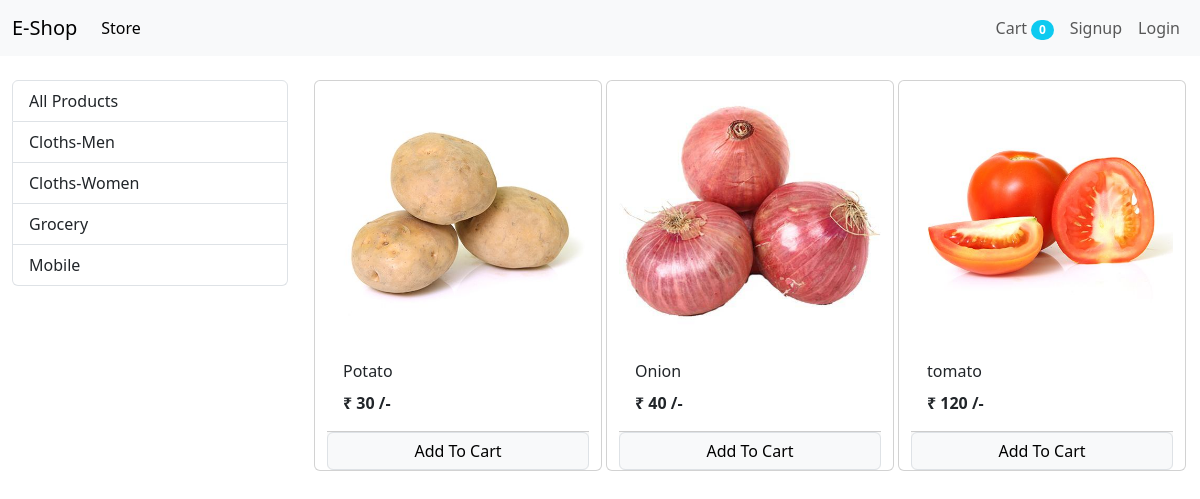
Screenshot of /?category=3 with the database file from the repository.
### store/models/category.py (models this page shows, shortened)
class Category(models.Model):
    name = models.CharField(max_length=20)
    @staticmethod
    def get_all_categories():
        return Category.objects.all()

### store/models/product.py (models this page shows, shortened)
class Product(models.Model):
    name = models.CharField(max_length=50)
    price = models.IntegerField(default=0)
    category =models.ForeignKey(Category ,on_delete=models.CASCADE , default=1)
    description = models.CharField(max_length=200 , default='')
    image = models.ImageField(upload_to='uploads/products/')
    @staticmethod
    def get_all_products_by_category_id(category_id):
        if(category_id):
            return Product.objects.filter(category = category_id)
        else:
            return Product.objects.all()

### store/views/home.py (the view, shortened to what this page needs)
# urls.py: path('' , Index.as_view() , name='homepage'),
class Index(View):
    def get(self , request):
        cart = request.session.get('cart')
        if not cart:
            request.session['cart'] = {}
        categories = Category.get_all_categories()
        category_id = request.GET.get('category')
        if category_id:
            product = Product.get_all_products_by_category_id(category_id)
        else:
            product = Product.get_all_product()
        data = {}
        data['products'] = product
        data['categories'] = categories
        print('you are ' , request.session.get('email'))
        return render(request , 'index.html' , data )

### store/templatetags/cart.py (called while the page is built)
@register.filter(name = "is_in_cart")
def is_in_cart(product,cart):
    keys = cart.keys()
    for id in keys:
        if int(id) == product.id :
            return True
    return False

### store/templatetags/custom_filter.py (called while the page is built)
@register.filter(name = "currency")
def currency(number):
    return "₹ "+str(number)

### store/templates/index.html (shortened to what this page needs)
{% extends 'base.html' %} {% block content %} {% load cart %} {% load custom_filter %}
<div class="container-fluid mt-4">
    <div class="row">
        <div class="col-lg-3 mx-auto">
            <div class="list-group">
                <a href="/" class="list-group-item list-group-item-action">All Products</a> {% for category in categories %}
                <a href="/?category={{category.id}}" class="list-group-item list-group-item-action">{{category.name}}</a> {% endfor %}
            </div>
        </div>
        <div id="products" class="col-lg-9 mx-auto">
            <div class="row mx-auto">
                {% for product in products%}
                <div class="card mx-auto mb-5" id="{{product.id}}" style="width: 18rem;">
                    <img src="{{product.image.url}}" class="card-img-top" alt="...">
                    <div class="card-body">
                        <p class="card-title">{{product.name}}</p>
                        <b><p class="card-text">  {{product.price|currency}} /-</p></b>
                    </div>
                    <div class="card-footer p-0 ">
                        {% if product|is_in_cart:request.session.cart %}
                        <div class="row  no-gutters">
                            <form action="/#{{product.id}}" class="col-2" method="post">
                                {% csrf_token %}
                                <input hidden type="text" name="product" id="" value="{{product.id}}">
                                <input hidden type="text" name="remove" id="" value="True">
                                <input type="submit" value=" - " class=" btn btn-block btn-secondary">
                            </form>
                            <div class="text-center col"> {{product|cart_quantity:request.session.cart }}</div>
                            <form action="/#{{product.id}}" class="col-2" method="post">
                                {% csrf_token %}
                                <input hidden type="text" name="product" id="" value="{{product.id}}">
                                <input type="submit" value=" + " class=" btn btn-block btn-secondary">
                            </form>
                        </div>
                        {% else %}
                        <form action="/#{{product.id}}" method="post" class="btn-block">
                            <input type="submit" class="float-right btn btn-light border form-control" value="Add To Cart">
                        </form>
                        {% endif %}
                    </div>
                </div>
                {% endfor %}
            </div>
        </div>
    </div>
</div>
{% endblock%}

### rows the page displays
Category: name "Cloths-Men"
Category: name "Cloths-Women"
Category: name "Grocery"
Category: name "Mobile"
Product: image (picture), name "Potato", price "₹ 30"
Product: image (picture), name "Onion", price "₹ 40"
Product: image (picture), name "tomato", price "₹ 120"

### other values shown
{{ request.session.cart.keys|length }} "0"
